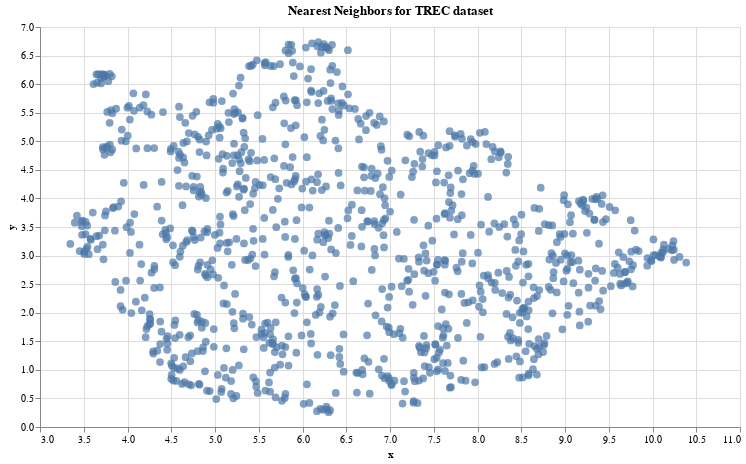

Notebook code for this chart:
### Markdown cell above
### Let's Visualize !!

It's probably the best part. Now, we'll visualize the entire dataset. For this, we'll use umap and altair modules.

- umap: Uniform Manifold Approximation and Projection(UMAP) is a dimensionality reduction technique that can be used for visualizing dataset(also for non-linearn dimension reduction)

- altair: Altair is a declarative statistical visualization library for python. Altair API is simple, consistent and built on top of Vega-Lite JSON specification.

Read more about [umap](https://github.com/lmcinnes/umap) and [altair](https://altair-viz.github.io/).

### Code cell
# Let's visualize :

reducer = umap.UMAP(n_neighbors=20)
umap_embeds = reducer.fit_transform(embeds)

df_explore = pd.DataFrame(
    data = {
        'text': df['text']
    }
)

df_explore['x'] = umap_embeds[:,0]
df_explore['y'] = umap_embeds[:,1]

# Plot

chart = alt.Chart(df_explore).mark_circle(size=60).encode(
    x = alt.X(
        'x',
        scale=alt.Scale(zero=False)
    ),
    y = alt.Y(
        'y',
        scale=alt.Scale(zero=False)
    ),
    tooltip=['text'],
).properties(
    title="Nearest Neighbors for TREC dataset",
    width=700,
    height=400,)

chart.interactive()

### Figure 1 — Vega-Lite specification as saved in the notebook (floating-point values rounded to 4 significant figures; data arrays with more than 128 entries replaced by an {"elided": "..."} marker saying what was removed)
{"config": {"view": {"continuousWidth": 400, "continuousHeight": 300}}, "data": {"name": "data-9f0142b064c4f3f11e12faa146cbe2ba"}, "mark": {"type": "circle", "size": 60}, "encoding": {"tooltip": [{"field": "text", "type": "nominal"}], "x": {"field": "x", "scale": {"zero": false}, "type": "quantitative"}, "y": {"field": "y", "scale": {"zero": false}, "type": "quantitative"}}, "height": 400, "selection": {"selector002": {"type": "interval", "bind": "scales", "encodings": ["x", "y"]}}, "title": "Nearest Neighbors for TREC dataset", "width": 700, "$schema": "https://vega.github.io/schema/vega-lite/v4.17.0.json", "datasets": {"data-9f0142b064c4f3f11e12faa146cbe2ba": {"elided": "1000 records"}}}
